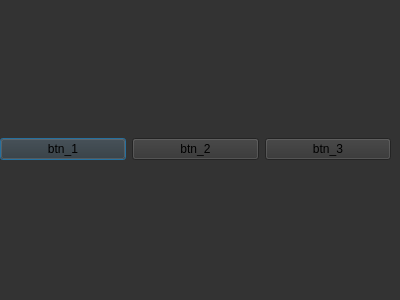
<?xml version="1.0" encoding="UTF-8"?>
<ui version="4.0">
 <class>Dialog</class>
 <widget class="QDialog" name="Dialog">
  <property name="geometry">
   <rect>
    <x>0</x>
    <y>0</y>
    <width>400</width>
    <height>300</height>
   </rect>
  </property>
  <property name="windowTitle">
   <string>Dialog</string>
  </property>
  <property name="styleSheet">
   <string notr="true">background-color
: #333333
</string>
  </property>
  <widget class="QWidget" name="horizontalLayoutWidget">
   <property name="geometry">
    <rect>
     <x>0</x>
     <y>9</y>
     <width>391</width>
     <height>281</height>
    </rect>
   </property>
   <layout class="QHBoxLayout" name="horizontalLayout">
    <item>
     <widget class="QPushButton" name="btn_1">
      <property name="text">
       <string>btn_1</string>
      </property>
     </widget>
    </item>
    <item>
     <widget class="QPushButton" name="btn_2">
      <property name="text">
       <string>btn_2</string>
      </property>
     </widget>
    </item>
    <item>
     <widget class="QPushButton" name="btn_3">
      <property name="text">
       <string>btn_3</string>
      </property>
     </widget>
    </item>
   </layout>
  </widget>
 </widget>
 <resources/>
 <connections/>
</ui>
